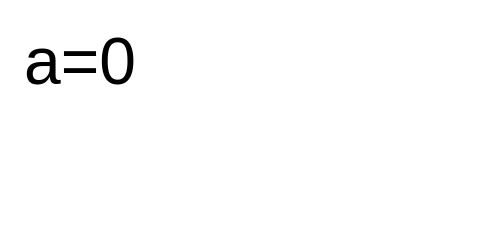

This figure's Vega-Lite source:
### Vega specification from a JSON file in a GitHub repository (floating-point values rounded to 4 significant figures)
{"width": 80, "height": 40, "signals": [{"name": "c", "value": 1}], "marks": [{"type": "group", "signals": [{"name": "a", "value": 0, "on": [{"events": {"signal": "c"}, "update": "5"}, {"events": {"type": {}}, "update": "7"}]}], "marks": [{"type": "text", "encode": {"enter": {"text": {"signal": "'a=' + a"}, "x": {"value": 4}, "y": {"value": 14}}}}]}]}
